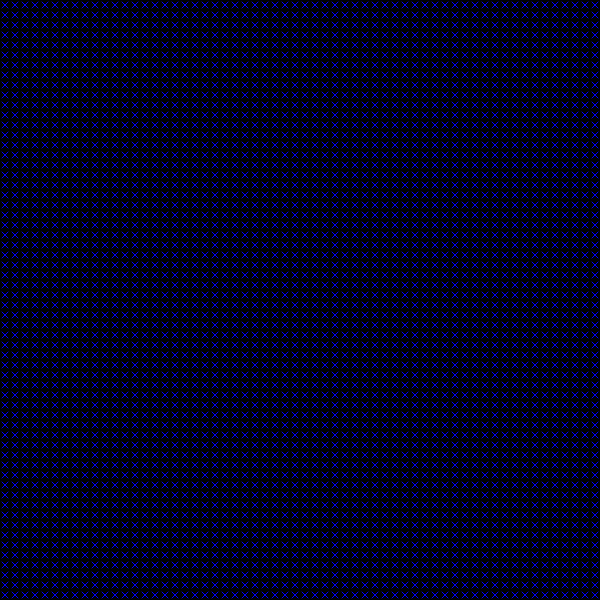
Frame 1 (no input)
Frame 60 (no input): identical to frame 1, image omitted
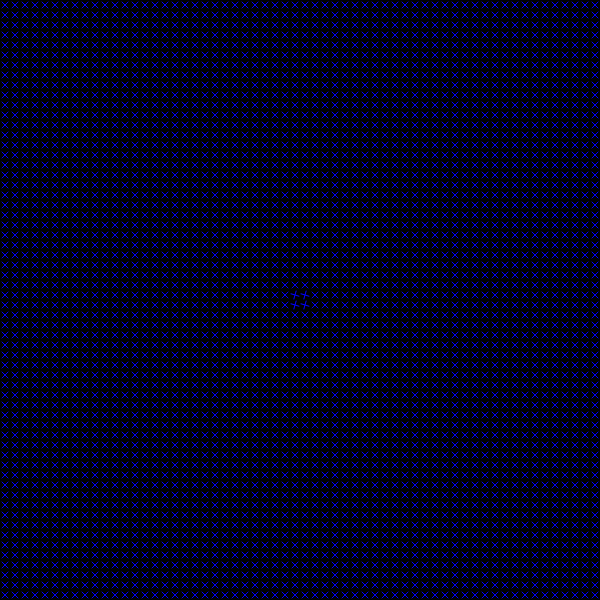
Frame 120 (the mouse pressed at the canvas centre since frame 60)

The p5.js sketch that drew these frames (run headless with seeded random() and noise() and a simulated clock; from frame 60 on, the mouse is pressed at the canvas centre):

// p5.js sketch
// ── sketch.js
let distMouse = 15;
let cols; let rows; let size = 10; 
let offset = 4;
let blocks = [];

function setup() {
  createCanvas(600, 600);
  rectMode(CENTER);
  angleMode(DEGREES);
  cols = width/size;
  rows = height/size;

  for (let i=0; i<cols; i++) {
    blocks[i] = [];
    for (let j=0; j<rows; j++) {
      blocks[i][j] = new Block(size/2 + i*size, size/2 + j*size);
    }
  }
}

function draw() {
  background(0);
  for (let i=0; i<cols; i++) {
    for (let j=0; j<rows; j++) {
      blocks[i][j].move();
      blocks[i][j].display();
    }
  }
    print(pmouseX, mouseX, pmouseY, mouseY);
}
 
// ── block.js
class Block {
    constructor(x, y) {
         this.x = x; 
         this.y = y;
        this.angle = 0;
        this.c = 70;
    }
    display() {
       // noFill();
        fill(0, 255, 0)
        stroke(0, 0, 255);
        push();
        translate(this.x, this.y);
        rotate(this.angle);

        if (this.angle > 0 && this.angle < 45) {
            this.drawRect();
        } else {
            this.drawX();
        }
        pop();
    }

    move() {
        // If the mouse is moving, check distance between mouse lox and center of sqaure
        let distance;
        if (pmouseX - mouseX != 0 || pmouseY - mouseY !=0) {
            distance = dist(mouseX, mouseY, 
                this.x, this.y);
                if (distance < distMouse) {
                this.angle += 1;
                this.c = 255;
            }
        }
    
        // if squares are already rotating, keep rotating until angle = 90
            if (this.angle > 0 && this.angle < 90) {
                this.angle += 1; 
                if (this.c > 70) {
                    this.c -= 3;
            }
        } else {
            this.angle = 0;
            this.c = 70; 
        }
    }

    drawRect() {
        rect(0, 0, size- offset, size - offset);
    }

    drawX() {
        let margin = -size/2;
        line(margin + offset/2, margin + offset/2, margin + size - offset/2, margin + size - offset/2);
        line(margin + size - offset/2, margin + offset/2, margin + offset/2, margin + size - offset/2);
    }
    

}
